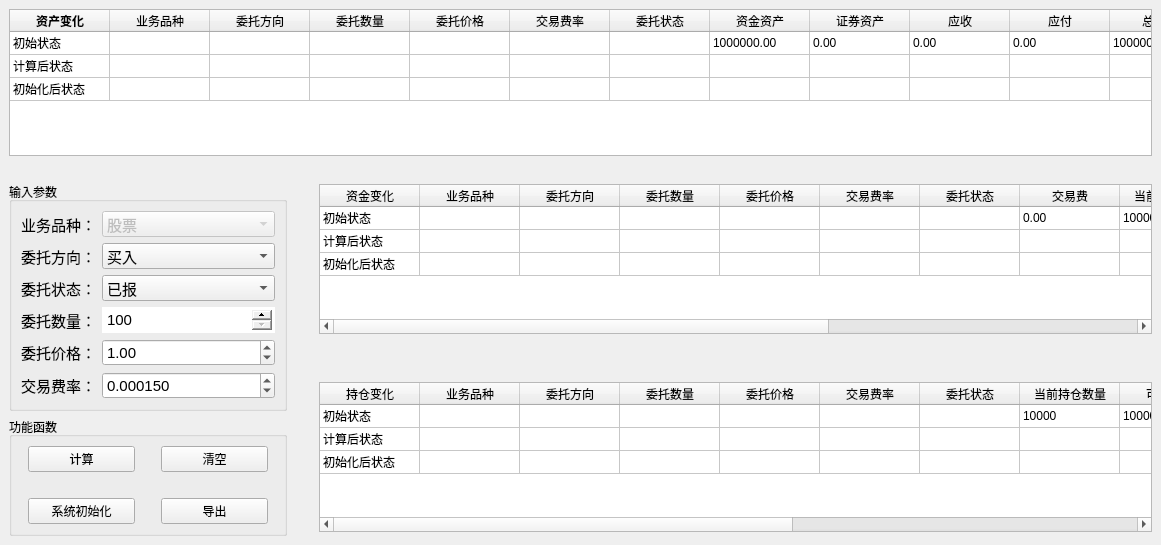
<?xml version="1.0" encoding="UTF-8"?>
<ui version="4.0">
 <class>EnableTool</class>
 <widget class="QMainWindow" name="EnableTool">
  <property name="geometry">
   <rect>
    <x>0</x>
    <y>0</y>
    <width>1161</width>
    <height>545</height>
   </rect>
  </property>
  <property name="windowTitle">
   <string>股票买卖</string>
  </property>
  <property name="windowIcon">
   <iconset resource="ICON.qrc">
    <normaloff>:/En/En.ico</normaloff>:/En/En.ico</iconset>
  </property>
  <property name="styleSheet">
   <string notr="true"/>
  </property>
  <property name="tabShape">
   <enum>QTabWidget::Triangular</enum>
  </property>
  <property name="dockNestingEnabled">
   <bool>false</bool>
  </property>
  <property name="unifiedTitleAndToolBarOnMac">
   <bool>false</bool>
  </property>
  <widget class="QWidget" name="centralWidget">
   <layout class="QGridLayout" name="gridLayout" columnstretch="1,0,3">
    <item row="2" column="2" rowspan="2">
     <layout class="QVBoxLayout" name="verticalLayout_2">
      <item>
       <widget class="QTableWidget" name="tableWidgetCurrent">
        <property name="maximumSize">
         <size>
          <width>16777215</width>
          <height>150</height>
         </size>
        </property>
        <property name="styleSheet">
         <string notr="true"/>
        </property>
        <property name="verticalScrollBarPolicy">
         <enum>Qt::ScrollBarAsNeeded</enum>
        </property>
        <property name="horizontalScrollBarPolicy">
         <enum>Qt::ScrollBarAsNeeded</enum>
        </property>
        <attribute name="horizontalHeaderVisible">
         <bool>true</bool>
        </attribute>
        <attribute name="verticalHeaderVisible">
         <bool>false</bool>
        </attribute>
        <attribute name="verticalHeaderDefaultSectionSize">
         <number>23</number>
        </attribute>
        <attribute name="verticalHeaderHighlightSections">
         <bool>true</bool>
        </attribute>
        <attribute name="verticalHeaderMinimumSectionSize">
         <number>23</number>
        </attribute>
        <attribute name="verticalHeaderStretchLastSection">
         <bool>false</bool>
        </attribute>
        <row>
         <property name="text">
          <string>初始状态</string>
         </property>
        </row>
        <row>
         <property name="text">
          <string>计算后状态</string>
         </property>
        </row>
        <row>
         <property name="text">
          <string>系统初始化后状态</string>
         </property>
        </row>
        <column>
         <property name="text">
          <string>资金变化</string>
         </property>
        </column>
        <column>
         <property name="text">
          <string>业务品种</string>
         </property>
        </column>
        <column>
         <property name="text">
          <string>委托方向</string>
         </property>
        </column>
        <column>
         <property name="text">
          <string>委托数量</string>
         </property>
        </column>
        <column>
         <property name="text">
          <string>委托价格</string>
         </property>
        </column>
        <column>
         <property name="text">
          <string>交易费率</string>
         </property>
        </column>
        <column>
         <property name="text">
          <string>委托状态</string>
         </property>
        </column>
        <column>
         <property name="text">
          <string>交易费</string>
         </property>
        </column>
        <column>
         <property name="text">
          <string>当前现金余额</string>
         </property>
        </column>
        <column>
         <property name="text">
          <string>T+0可用金额</string>
         </property>
        </column>
        <column>
         <property name="text">
          <string>T+1可用金额</string>
         </property>
        </column>
        <column>
         <property name="text">
          <string>冻结金额</string>
         </property>
        </column>
        <column>
         <property name="text">
          <string>解冻金额</string>
         </property>
        </column>
        <item row="0" column="0">
         <property name="text">
          <string>初始状态</string>
         </property>
        </item>
        <item row="0" column="7">
         <property name="text">
          <string>0.00</string>
         </property>
        </item>
        <item row="0" column="8">
         <property name="text">
          <string>1000000.00</string>
         </property>
        </item>
        <item row="0" column="9">
         <property name="text">
          <string>1000000.00</string>
         </property>
        </item>
        <item row="0" column="10">
         <property name="text">
          <string>1000000.00</string>
         </property>
        </item>
        <item row="0" column="11">
         <property name="text">
          <string>0.00</string>
         </property>
        </item>
        <item row="0" column="12">
         <property name="text">
          <string>0.00</string>
         </property>
        </item>
        <item row="1" column="0">
         <property name="text">
          <string>计算后状态</string>
         </property>
        </item>
        <item row="2" column="0">
         <property name="text">
          <string>初始化后状态</string>
         </property>
        </item>
       </widget>
      </item>
      <item>
       <spacer name="verticalSpacer">
        <property name="orientation">
         <enum>Qt::Vertical</enum>
        </property>
        <property name="sizeType">
         <enum>QSizePolicy::Maximum</enum>
        </property>
        <property name="sizeHint" stdset="0">
         <size>
          <width>20</width>
          <height>40</height>
         </size>
        </property>
       </spacer>
      </item>
      <item>
       <widget class="QTableWidget" name="tableWidgetStock">
        <property name="maximumSize">
         <size>
          <width>16777215</width>
          <height>150</height>
         </size>
        </property>
        <property name="styleSheet">
         <string notr="true"/>
        </property>
        <property name="horizontalScrollBarPolicy">
         <enum>Qt::ScrollBarAsNeeded</enum>
        </property>
        <property name="sortingEnabled">
         <bool>true</bool>
        </property>
        <property name="cornerButtonEnabled">
         <bool>true</bool>
        </property>
        <attribute name="verticalHeaderVisible">
         <bool>false</bool>
        </attribute>
        <attribute name="verticalHeaderDefaultSectionSize">
         <number>23</number>
        </attribute>
        <attribute name="verticalHeaderStretchLastSection">
         <bool>false</bool>
        </attribute>
        <row>
         <property name="text">
          <string>初始状态</string>
         </property>
        </row>
        <row>
         <property name="text">
          <string>计算后状态</string>
         </property>
        </row>
        <row>
         <property name="text">
          <string>系统初始化后状态</string>
         </property>
        </row>
        <column>
         <property name="text">
          <string>持仓变化</string>
         </property>
        </column>
        <column>
         <property name="text">
          <string>业务品种</string>
         </property>
        </column>
        <column>
         <property name="text">
          <string>委托方向</string>
         </property>
        </column>
        <column>
         <property name="text">
          <string>委托数量</string>
         </property>
        </column>
        <column>
         <property name="text">
          <string>委托价格</string>
         </property>
        </column>
        <column>
         <property name="text">
          <string>交易费率</string>
         </property>
        </column>
        <column>
         <property name="text">
          <string>委托状态</string>
         </property>
        </column>
        <column>
         <property name="text">
          <string>当前持仓数量</string>
         </property>
        </column>
        <column>
         <property name="text">
          <string>可用数量</string>
         </property>
        </column>
        <column>
         <property name="text">
          <string>冻结数量</string>
         </property>
        </column>
        <column>
         <property name="text">
          <string>解冻数量</string>
         </property>
        </column>
        <column>
         <property name="text">
          <string>成本价</string>
         </property>
        </column>
        <column>
         <property name="text">
          <string>成本</string>
         </property>
        </column>
        <column>
         <property name="text">
          <string>含费用成本</string>
         </property>
        </column>
        <item row="0" column="0">
         <property name="text">
          <string>初始状态</string>
         </property>
        </item>
        <item row="0" column="7">
         <property name="text">
          <string>10000</string>
         </property>
        </item>
        <item row="0" column="8">
         <property name="text">
          <string>10000</string>
         </property>
        </item>
        <item row="0" column="9">
         <property name="text">
          <string>0</string>
         </property>
        </item>
        <item row="0" column="10">
         <property name="text">
          <string>0</string>
         </property>
        </item>
        <item row="0" column="11">
         <property name="text">
          <string>100</string>
         </property>
        </item>
        <item row="0" column="12">
         <property name="text">
          <string>1000000</string>
         </property>
        </item>
        <item row="0" column="13">
         <property name="text">
          <string>1000000</string>
         </property>
        </item>
        <item row="1" column="0">
         <property name="text">
          <string>计算后状态</string>
         </property>
        </item>
        <item row="2" column="0">
         <property name="text">
          <string>初始化后状态</string>
         </property>
        </item>
       </widget>
      </item>
     </layout>
    </item>
    <item row="1" column="1">
     <spacer name="verticalSpacer_2">
      <property name="orientation">
       <enum>Qt::Vertical</enum>
      </property>
      <property name="sizeType">
       <enum>QSizePolicy::Fixed</enum>
      </property>
      <property name="sizeHint" stdset="0">
       <size>
        <width>20</width>
        <height>20</height>
       </size>
      </property>
     </spacer>
    </item>
    <item row="3" column="0">
     <widget class="QGroupBox" name="groupBox_2">
      <property name="title">
       <string>功能函数</string>
      </property>
      <layout class="QGridLayout" name="gridLayout_4">
       <item row="0" column="0">
        <layout class="QGridLayout" name="gridLayout_2">
         <item row="0" column="1">
          <spacer name="horizontalSpacer">
           <property name="orientation">
            <enum>Qt::Horizontal</enum>
           </property>
           <property name="sizeType">
            <enum>QSizePolicy::Fixed</enum>
           </property>
           <property name="sizeHint" stdset="0">
            <size>
             <width>20</width>
             <height>20</height>
            </size>
           </property>
          </spacer>
         </item>
         <item row="2" column="2">
          <widget class="QPushButton" name="btnExport">
           <property name="maximumSize">
            <size>
             <width>107</width>
             <height>16777215</height>
            </size>
           </property>
           <property name="text">
            <string>导出</string>
           </property>
          </widget>
         </item>
         <item row="0" column="2">
          <widget class="QPushButton" name="btnClear">
           <property name="maximumSize">
            <size>
             <width>107</width>
             <height>16777215</height>
            </size>
           </property>
           <property name="text">
            <string>清空</string>
           </property>
          </widget>
         </item>
         <item row="1" column="0">
          <spacer name="verticalSpacer_3">
           <property name="orientation">
            <enum>Qt::Vertical</enum>
           </property>
           <property name="sizeType">
            <enum>QSizePolicy::Fixed</enum>
           </property>
           <property name="sizeHint" stdset="0">
            <size>
             <width>20</width>
             <height>20</height>
            </size>
           </property>
          </spacer>
         </item>
         <item row="0" column="0">
          <widget class="QPushButton" name="btnCalculate">
           <property name="maximumSize">
            <size>
             <width>107</width>
             <height>16777215</height>
            </size>
           </property>
           <property name="text">
            <string>计算</string>
           </property>
          </widget>
         </item>
         <item row="2" column="0">
          <widget class="QPushButton" name="btnInit">
           <property name="maximumSize">
            <size>
             <width>107</width>
             <height>16777215</height>
            </size>
           </property>
           <property name="text">
            <string>系统初始化</string>
           </property>
          </widget>
         </item>
        </layout>
       </item>
      </layout>
     </widget>
    </item>
    <item row="2" column="0">
     <widget class="QGroupBox" name="groupBox">
      <property name="sizePolicy">
       <sizepolicy hsizetype="Preferred" vsizetype="Preferred">
        <horstretch>0</horstretch>
        <verstretch>0</verstretch>
       </sizepolicy>
      </property>
      <property name="title">
       <string>输入参数</string>
      </property>
      <layout class="QGridLayout" name="gridLayout_3">
       <item row="0" column="0">
        <widget class="QLabel" name="label_10">
         <property name="font">
          <font>
           <pointsize>11</pointsize>
          </font>
         </property>
         <property name="text">
          <string>业务品种：</string>
         </property>
        </widget>
       </item>
       <item row="0" column="1">
        <widget class="QComboBox" name="c_stock_type">
         <property name="enabled">
          <bool>false</bool>
         </property>
         <property name="sizePolicy">
          <sizepolicy hsizetype="Expanding" vsizetype="Fixed">
           <horstretch>0</horstretch>
           <verstretch>0</verstretch>
          </sizepolicy>
         </property>
         <property name="font">
          <font>
           <pointsize>11</pointsize>
          </font>
         </property>
         <property name="styleSheet">
          <string notr="true"/>
         </property>
         <property name="editable">
          <bool>false</bool>
         </property>
         <item>
          <property name="text">
           <string>股票</string>
          </property>
         </item>
        </widget>
       </item>
       <item row="1" column="0">
        <widget class="QLabel" name="label_15">
         <property name="font">
          <font>
           <pointsize>11</pointsize>
          </font>
         </property>
         <property name="text">
          <string>委托方向：</string>
         </property>
        </widget>
       </item>
       <item row="1" column="1">
        <widget class="QComboBox" name="c_entrust_direction">
         <property name="font">
          <font>
           <pointsize>11</pointsize>
          </font>
         </property>
         <property name="styleSheet">
          <string notr="true"/>
         </property>
         <property name="iconSize">
          <size>
           <width>16</width>
           <height>16</height>
          </size>
         </property>
         <item>
          <property name="text">
           <string>买入</string>
          </property>
         </item>
         <item>
          <property name="text">
           <string>卖出</string>
          </property>
         </item>
        </widget>
       </item>
       <item row="2" column="0">
        <widget class="QLabel" name="label_12">
         <property name="font">
          <font>
           <pointsize>11</pointsize>
          </font>
         </property>
         <property name="text">
          <string>委托状态：</string>
         </property>
        </widget>
       </item>
       <item row="2" column="1">
        <widget class="QComboBox" name="c_entrust_status">
         <property name="font">
          <font>
           <pointsize>11</pointsize>
          </font>
         </property>
         <item>
          <property name="text">
           <string>已报</string>
          </property>
         </item>
         <item>
          <property name="text">
           <string>已成</string>
          </property>
         </item>
        </widget>
       </item>
       <item row="3" column="0">
        <widget class="QLabel" name="label_13">
         <property name="font">
          <font>
           <pointsize>11</pointsize>
          </font>
         </property>
         <property name="text">
          <string>委托数量：</string>
         </property>
        </widget>
       </item>
       <item row="3" column="1">
        <widget class="QSpinBox" name="c_entrust_amount">
         <property name="font">
          <font>
           <pointsize>11</pointsize>
          </font>
         </property>
         <property name="styleSheet">
          <string notr="true">QSpinBox::up-button ,QSpinBox::down-button{

    width: 20px; 
}</string>
         </property>
         <property name="accelerated">
          <bool>false</bool>
         </property>
         <property name="minimum">
          <number>100</number>
         </property>
         <property name="maximum">
          <number>1000000</number>
         </property>
         <property name="singleStep">
          <number>100</number>
         </property>
         <property name="value">
          <number>100</number>
         </property>
         <property name="displayIntegerBase">
          <number>10</number>
         </property>
        </widget>
       </item>
       <item row="4" column="0">
        <widget class="QLabel" name="label_14">
         <property name="font">
          <font>
           <pointsize>11</pointsize>
          </font>
         </property>
         <property name="text">
          <string>委托价格：</string>
         </property>
        </widget>
       </item>
       <item row="4" column="1">
        <widget class="QDoubleSpinBox" name="c_entrust_price">
         <property name="font">
          <font>
           <pointsize>11</pointsize>
          </font>
         </property>
         <property name="styleSheet">
          <string notr="true"/>
         </property>
         <property name="singleStep">
          <double>0.010000000000000</double>
         </property>
         <property name="value">
          <double>1.000000000000000</double>
         </property>
        </widget>
       </item>
       <item row="5" column="0">
        <widget class="QLabel" name="label_11">
         <property name="font">
          <font>
           <pointsize>11</pointsize>
          </font>
         </property>
         <property name="text">
          <string>交易费率：</string>
         </property>
        </widget>
       </item>
       <item row="5" column="1">
        <widget class="QDoubleSpinBox" name="c_bond_interest">
         <property name="font">
          <font>
           <pointsize>11</pointsize>
          </font>
         </property>
         <property name="decimals">
          <number>6</number>
         </property>
         <property name="maximum">
          <double>1.000000000000000</double>
         </property>
         <property name="singleStep">
          <double>0.000010000000000</double>
         </property>
         <property name="value">
          <double>0.000150000000000</double>
         </property>
        </widget>
       </item>
      </layout>
     </widget>
    </item>
    <item row="0" column="0" colspan="3">
     <widget class="QTableWidget" name="tableWidgetAsset">
      <property name="minimumSize">
       <size>
        <width>0</width>
        <height>130</height>
       </size>
      </property>
      <property name="maximumSize">
       <size>
        <width>16777215</width>
        <height>150</height>
       </size>
      </property>
      <property name="mouseTracking">
       <bool>true</bool>
      </property>
      <property name="tabletTracking">
       <bool>false</bool>
      </property>
      <property name="focusPolicy">
       <enum>Qt::WheelFocus</enum>
      </property>
      <property name="toolTip">
       <string comment="资产变化" extracomment="1234"/>
      </property>
      <property name="toolTipDuration">
       <number>2</number>
      </property>
      <property name="statusTip">
       <string extracomment="资产变化s"/>
      </property>
      <property name="whatsThis">
       <string>股票买卖</string>
      </property>
      <property name="styleSheet">
       <string notr="true"/>
      </property>
      <property name="verticalScrollBarPolicy">
       <enum>Qt::ScrollBarAlwaysOff</enum>
      </property>
      <property name="horizontalScrollBarPolicy">
       <enum>Qt::ScrollBarAlwaysOff</enum>
      </property>
      <property name="gridStyle">
       <enum>Qt::SolidLine</enum>
      </property>
      <property name="wordWrap">
       <bool>true</bool>
      </property>
      <property name="cornerButtonEnabled">
       <bool>true</bool>
      </property>
      <attribute name="horizontalHeaderVisible">
       <bool>true</bool>
      </attribute>
      <attribute name="horizontalHeaderCascadingSectionResizes">
       <bool>false</bool>
      </attribute>
      <attribute name="horizontalHeaderHighlightSections">
       <bool>true</bool>
      </attribute>
      <attribute name="horizontalHeaderShowSortIndicator" stdset="0">
       <bool>false</bool>
      </attribute>
      <attribute name="horizontalHeaderStretchLastSection">
       <bool>false</bool>
      </attribute>
      <attribute name="verticalHeaderVisible">
       <bool>false</bool>
      </attribute>
      <attribute name="verticalHeaderDefaultSectionSize">
       <number>23</number>
      </attribute>
      <attribute name="verticalHeaderHighlightSections">
       <bool>true</bool>
      </attribute>
      <attribute name="verticalHeaderMinimumSectionSize">
       <number>20</number>
      </attribute>
      <attribute name="verticalHeaderShowSortIndicator" stdset="0">
       <bool>false</bool>
      </attribute>
      <attribute name="verticalHeaderStretchLastSection">
       <bool>false</bool>
      </attribute>
      <row>
       <property name="text">
        <string>初始状态</string>
       </property>
      </row>
      <row>
       <property name="text">
        <string>计算后状态</string>
       </property>
      </row>
      <row>
       <property name="text">
        <string>系统初始化后状态</string>
       </property>
      </row>
      <column>
       <property name="text">
        <string>资产变化</string>
       </property>
       <property name="font">
        <font>
         <weight>75</weight>
         <bold>true</bold>
        </font>
       </property>
       <property name="background">
        <color>
         <red>255</red>
         <green>85</green>
         <blue>0</blue>
        </color>
       </property>
      </column>
      <column>
       <property name="text">
        <string>业务品种</string>
       </property>
      </column>
      <column>
       <property name="text">
        <string>委托方向</string>
       </property>
      </column>
      <column>
       <property name="text">
        <string>委托数量</string>
       </property>
      </column>
      <column>
       <property name="text">
        <string>委托价格</string>
       </property>
      </column>
      <column>
       <property name="text">
        <string>交易费率</string>
       </property>
      </column>
      <column>
       <property name="text">
        <string>委托状态</string>
       </property>
      </column>
      <column>
       <property name="text">
        <string>资金资产</string>
       </property>
      </column>
      <column>
       <property name="text">
        <string>证券资产</string>
       </property>
      </column>
      <column>
       <property name="text">
        <string>应收</string>
       </property>
      </column>
      <column>
       <property name="text">
        <string>应付</string>
       </property>
      </column>
      <column>
       <property name="text">
        <string>总资产</string>
       </property>
      </column>
      <column>
       <property name="text">
        <string>净值</string>
       </property>
      </column>
      <column>
       <property name="text">
        <string>产品份额</string>
       </property>
      </column>
      <column>
       <property name="text">
        <string>单位净值</string>
       </property>
      </column>
      <item row="0" column="0">
       <property name="text">
        <string>初始状态</string>
       </property>
      </item>
      <item row="0" column="7">
       <property name="text">
        <string>1000000.00</string>
       </property>
      </item>
      <item row="0" column="8">
       <property name="text">
        <string>0.00</string>
       </property>
      </item>
      <item row="0" column="9">
       <property name="text">
        <string>0.00</string>
       </property>
      </item>
      <item row="0" column="10">
       <property name="text">
        <string>0.00</string>
       </property>
      </item>
      <item row="0" column="11">
       <property name="text">
        <string>1000000.00</string>
       </property>
      </item>
      <item row="0" column="12">
       <property name="text">
        <string>1000000.00</string>
       </property>
      </item>
      <item row="0" column="13">
       <property name="text">
        <string>1000000</string>
       </property>
      </item>
      <item row="0" column="14">
       <property name="text">
        <string>1.00</string>
       </property>
      </item>
      <item row="1" column="0">
       <property name="text">
        <string>计算后状态</string>
       </property>
      </item>
      <item row="1" column="7">
       <property name="toolTip">
        <string extracomment="567"/>
       </property>
       <property name="whatsThis">
        <string extracomment="112"/>
       </property>
      </item>
      <item row="2" column="0">
       <property name="text">
        <string>初始化后状态</string>
       </property>
       <property name="toolTip">
        <string>初始化后状态</string>
       </property>
      </item>
     </widget>
    </item>
   </layout>
  </widget>
 </widget>
 <resources>
  <include location="ICON.qrc"/>
 </resources>
 <connections/>
</ui>
